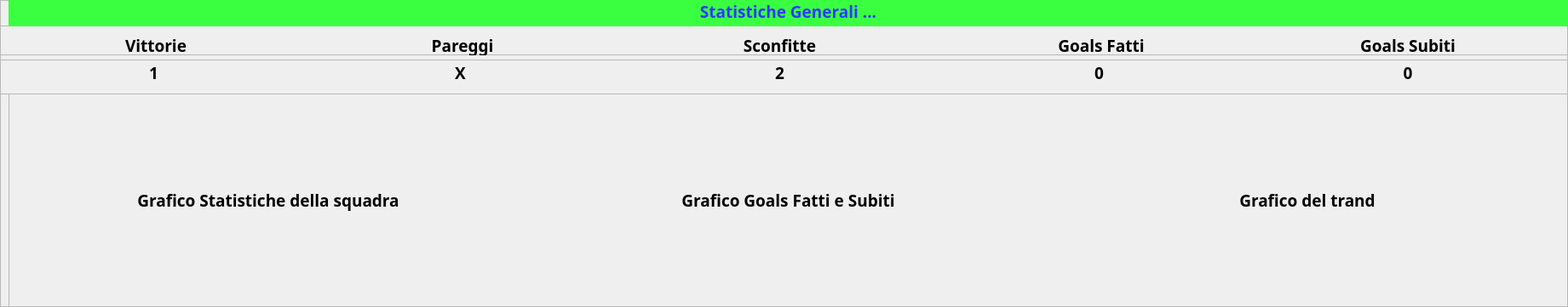
         <widget class="QFrame" name="frameStatisticheGeneraliSquadraDiCasa">
          <property name="geometry">
           <rect>
            <x>10</x>
            <y>10</y>
            <width>1841</width>
            <height>361</height>
           </rect>
          </property>
          <property name="styleSheet">
           <string notr="true"/>
          </property>
          <property name="frameShape">
           <enum>QFrame::StyledPanel</enum>
          </property>
          <property name="frameShadow">
           <enum>QFrame::Raised</enum>
          </property>
          <property name="lineWidth">
           <number>0</number>
          </property>
          <widget class="QFrame" name="frameLabelEsitiEGoalsGeneraliSquadraDiCasa">
           <property name="geometry">
            <rect>
             <x>0</x>
             <y>30</y>
             <width>1841</width>
             <height>35</height>
            </rect>
           </property>
           <property name="frameShape">
            <enum>QFrame::StyledPanel</enum>
           </property>
           <property name="frameShadow">
            <enum>QFrame::Raised</enum>
           </property>
           <widget class="QLabel" name="labelVittorieGeneraliSquadraDiCasa">
            <property name="geometry">
             <rect>
              <x>0</x>
              <y>10</y>
              <width>366</width>
              <height>31</height>
             </rect>
            </property>
            <property name="font">
             <font>
              <family>Montserrat</family>
              <pointsize>14</pointsize>
              <weight>75</weight>
              <bold>true</bold>
             </font>
            </property>
            <property name="styleSheet">
             <string notr="true"/>
            </property>
            <property name="text">
             <string>Vittorie</string>
            </property>
            <property name="alignment">
             <set>Qt::AlignHCenter|Qt::AlignTop</set>
            </property>
            <property name="wordWrap">
             <bool>false</bool>
            </property>
           </widget>
           <widget class="QLabel" name="labelPareggiGeneraliSquadraDiCasa">
            <property name="geometry">
             <rect>
              <x>360</x>
              <y>10</y>
              <width>366</width>
              <height>31</height>
             </rect>
            </property>
            <property name="font">
             <font>
              <family>Montserrat</family>
              <pointsize>14</pointsize>
              <weight>75</weight>
              <bold>true</bold>
             </font>
            </property>
            <property name="styleSheet">
             <string notr="true"/>
            </property>
            <property name="text">
             <string>Pareggi</string>
            </property>
            <property name="alignment">
             <set>Qt::AlignHCenter|Qt::AlignTop</set>
            </property>
            <property name="wordWrap">
             <bool>false</bool>
            </property>
           </widget>
           <widget class="QLabel" name="labelSconfitteGeneraliSquadraDiCasa">
            <property name="geometry">
             <rect>
              <x>720</x>
              <y>10</y>
              <width>391</width>
              <height>31</height>
             </rect>
            </property>
            <property name="font">
             <font>
              <family>Montserrat</family>
              <pointsize>14</pointsize>
              <weight>75</weight>
              <bold>true</bold>
             </font>
            </property>
            <property name="styleSheet">
             <string notr="true"/>
            </property>
            <property name="text">
             <string>Sconfitte</string>
            </property>
            <property name="alignment">
             <set>Qt::AlignHCenter|Qt::AlignTop</set>
            </property>
            <property name="wordWrap">
             <bool>false</bool>
            </property>
           </widget>
           <widget class="QLabel" name="labelGoalsFattiSquadraGeneraliDiCasa">
            <property name="geometry">
             <rect>
              <x>1110</x>
              <y>10</y>
              <width>366</width>
              <height>31</height>
             </rect>
            </property>
            <property name="font">
             <font>
              <family>Montserrat</family>
              <pointsize>14</pointsize>
              <weight>75</weight>
              <bold>true</bold>
             </font>
            </property>
            <property name="styleSheet">
             <string notr="true"/>
            </property>
            <property name="text">
             <string>Goals Fatti</string>
            </property>
            <property name="alignment">
             <set>Qt::AlignHCenter|Qt::AlignTop</set>
            </property>
            <property name="wordWrap">
             <bool>false</bool>
            </property>
           </widget>
           <widget class="QLabel" name="labelGoalsSubitiGeneraliSquadraDiCasa">
            <property name="geometry">
             <rect>
              <x>1470</x>
              <y>10</y>
              <width>366</width>
              <height>31</height>
             </rect>
            </property>
            <property name="font">
             <font>
              <family>Montserrat</family>
              <pointsize>14</pointsize>
              <weight>75</weight>
              <bold>true</bold>
             </font>
            </property>
            <property name="styleSheet">
             <string notr="true"/>
            </property>
            <property name="text">
             <string>Goals Subiti</string>
            </property>
            <property name="alignment">
             <set>Qt::AlignHCenter|Qt::AlignTop</set>
            </property>
            <property name="wordWrap">
             <bool>false</bool>
            </property>
           </widget>
          </widget>
          <widget class="QFrame" name="frameLabelEsitiEGoalsValoriGeneraliSquadraDiCasa">
           <property name="geometry">
            <rect>
             <x>0</x>
             <y>70</y>
             <width>1841</width>
             <height>41</height>
            </rect>
           </property>
           <property name="frameShape">
            <enum>QFrame::StyledPanel</enum>
           </property>
           <property name="frameShadow">
            <enum>QFrame::Raised</enum>
           </property>
           <widget class="QLabel" name="labelVittorie_ValoreGeneraliSquadraDiCasa">
            <property name="geometry">
             <rect>
              <x>0</x>
              <y>0</y>
              <width>361</width>
              <height>31</height>
             </rect>
            </property>
            <property name="font">
             <font>
              <family>Montserrat</family>
              <pointsize>14</pointsize>
              <weight>75</weight>
              <bold>true</bold>
             </font>
            </property>
            <property name="styleSheet">
             <string notr="true"/>
            </property>
            <property name="text">
             <string>1</string>
            </property>
            <property name="alignment">
             <set>Qt::AlignCenter</set>
            </property>
            <property name="wordWrap">
             <bool>false</bool>
            </property>
           </widget>
           <widget class="QLabel" name="labelSconfitte_ValoreGeneraliSquadraDiCasa">
            <property name="geometry">
             <rect>
              <x>720</x>
              <y>0</y>
              <width>391</width>
              <height>31</height>
             </rect>
            </property>
            <property name="font">
             <font>
              <family>Montserrat</family>
              <pointsize>14</pointsize>
              <weight>75</weight>
              <bold>true</bold>
             </font>
            </property>
            <property name="styleSheet">
             <string notr="true"/>
            </property>
            <property name="text">
             <string>2</string>
            </property>
            <property name="alignment">
             <set>Qt::AlignCenter</set>
            </property>
            <property name="wordWrap">
             <bool>false</bool>
            </property>
           </widget>
           <widget class="QLabel" name="labelPareggi_ValoreGeneraliSquadraDiCasa">
            <property name="geometry">
             <rect>
              <x>360</x>
              <y>0</y>
              <width>361</width>
              <height>31</height>
             </rect>
            </property>
            <property name="font">
             <font>
              <family>Montserrat</family>
              <pointsize>14</pointsize>
              <weight>75</weight>
              <bold>true</bold>
             </font>
            </property>
            <property name="styleSheet">
             <string notr="true"/>
            </property>
            <property name="text">
             <string>X</string>
            </property>
            <property name="alignment">
             <set>Qt::AlignCenter</set>
            </property>
            <property name="wordWrap">
             <bool>false</bool>
            </property>
           </widget>
           <widget class="QLabel" name="labelGoalsFatti_ValoreGeneraliSquadraDiCasa">
            <property name="geometry">
             <rect>
              <x>1110</x>
              <y>0</y>
              <width>361</width>
              <height>31</height>
             </rect>
            </property>
            <property name="font">
             <font>
              <family>Montserrat</family>
              <pointsize>14</pointsize>
              <weight>75</weight>
              <bold>true</bold>
             </font>
            </property>
            <property name="styleSheet">
             <string notr="true"/>
            </property>
            <property name="text">
             <string>0</string>
            </property>
            <property name="alignment">
             <set>Qt::AlignCenter</set>
            </property>
            <property name="wordWrap">
             <bool>false</bool>
            </property>
           </widget>
           <widget class="QLabel" name="labelGoalsSubiti_ValoreGeneraliSquadraDiCasa">
            <property name="geometry">
             <rect>
              <x>1470</x>
              <y>0</y>
              <width>366</width>
              <height>31</height>
             </rect>
            </property>
            <property name="font">
             <font>
              <family>Montserrat</family>
              <pointsize>14</pointsize>
              <weight>75</weight>
              <bold>true</bold>
             </font>
            </property>
            <property name="styleSheet">
             <string notr="true"/>
            </property>
            <property name="text">
             <string>0</string>
            </property>
            <property name="alignment">
             <set>Qt::AlignCenter</set>
            </property>
            <property name="wordWrap">
             <bool>false</bool>
            </property>
           </widget>
          </widget>
          <widget class="QFrame" name="frameLabelIntestazioniGeneraliSquadraDiCasa">
           <property name="geometry">
            <rect>
             <x>10</x>
             <y>0</y>
             <width>1831</width>
             <height>31</height>
            </rect>
           </property>
           <property name="frameShape">
            <enum>QFrame::StyledPanel</enum>
           </property>
           <property name="frameShadow">
            <enum>QFrame::Raised</enum>
           </property>
           <widget class="QLabel" name="labelIntestazioneGeneraliSquadraDiCasa">
            <property name="geometry">
             <rect>
              <x>0</x>
              <y>0</y>
              <width>1831</width>
              <height>31</height>
             </rect>
            </property>
            <property name="font">
             <font>
              <family>Montserrat</family>
              <pointsize>14</pointsize>
              <weight>75</weight>
              <bold>true</bold>
             </font>
            </property>
            <property name="styleSheet">
             <string notr="true">background-color: rgb(58, 255, 65);
color: rgb(44, 58, 255);
</string>
            </property>
            <property name="text">
             <string>Statistiche Generali ...</string>
            </property>
            <property name="alignment">
             <set>Qt::AlignHCenter|Qt::AlignTop</set>
            </property>
            <property name="wordWrap">
             <bool>false</bool>
            </property>
           </widget>
          </widget>
          <widget class="QFrame" name="frameGraficiSquadraDiCasa">
           <property name="geometry">
            <rect>
             <x>10</x>
             <y>110</y>
             <width>1831</width>
             <height>261</height>
            </rect>
           </property>
           <property name="frameShape">
            <enum>QFrame::StyledPanel</enum>
           </property>
           <property name="frameShadow">
            <enum>QFrame::Raised</enum>
           </property>
           <widget class="QLabel" name="labelGraficoStatisticheGeneraliSquadraDiCasa">
            <property name="geometry">
             <rect>
              <x>0</x>
              <y>5</y>
              <width>610</width>
              <height>240</height>
             </rect>
            </property>
            <property name="font">
             <font>
              <family>Montserrat</family>
              <pointsize>14</pointsize>
              <weight>75</weight>
              <bold>true</bold>
             </font>
            </property>
            <property name="styleSheet">
             <string notr="true"/>
            </property>
            <property name="text">
             <string>Grafico Statistiche della squadra</string>
            </property>
            <property name="alignment">
             <set>Qt::AlignCenter</set>
            </property>
           </widget>
           <widget class="QLabel" name="labelGraficoGoalFattiESubitiGeneraliSquadraDiCasa">
            <property name="geometry">
             <rect>
              <x>610</x>
              <y>5</y>
              <width>611</width>
              <height>240</height>
             </rect>
            </property>
            <property name="font">
             <font>
              <family>Montserrat</family>
              <pointsize>14</pointsize>
              <weight>75</weight>
              <bold>true</bold>
             </font>
            </property>
            <property name="styleSheet">
             <string notr="true"/>
            </property>
            <property name="text">
             <string>Grafico Goals Fatti e Subiti</string>
            </property>
            <property name="alignment">
             <set>Qt::AlignCenter</set>
            </property>
           </widget>
           <widget class="QLabel" name="labelGraficoTrandGeneraliSquadraDiCasa">
            <property name="geometry">
             <rect>
              <x>1220</x>
              <y>5</y>
              <width>610</width>
              <height>240</height>
             </rect>
            </property>
            <property name="font">
             <font>
              <family>Montserrat</family>
              <pointsize>14</pointsize>
              <weight>75</weight>
              <bold>true</bold>
             </font>
            </property>
            <property name="styleSheet">
             <string notr="true"/>
            </property>
            <property name="text">
             <string>Grafico del trand</string>
            </property>
            <property name="alignment">
             <set>Qt::AlignCenter</set>
            </property>
           </widget>
          </widget>
         </widget>
